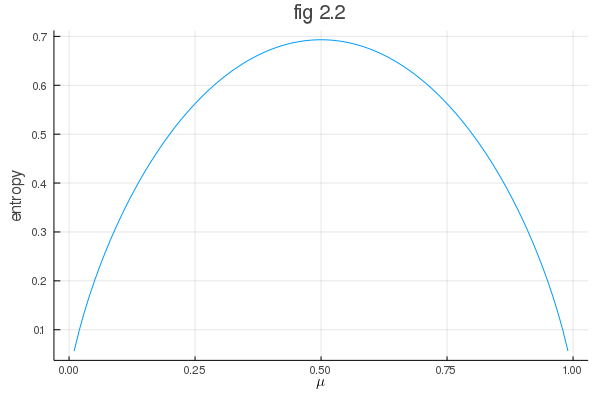

The script that saved this image:
using Plots
using LaTeXStrings

N = 100
H_array = zeros(N)
for (i,μ) in enumerate(range(0,1, length = N))
  H_array[i] = -1 * μ * log(μ) - (1-μ) * log(1-μ)
end

plot(range(0,1,length=N), H_array, label="", title="fig 2.2")
xlabel!(L"\mu")

# TODO LaTeXStrings does not work even in the case of only one symbol
#xlabel!(L"$\mu$")


ylabel!("entropy")
savefig("fig_2_02.png")
